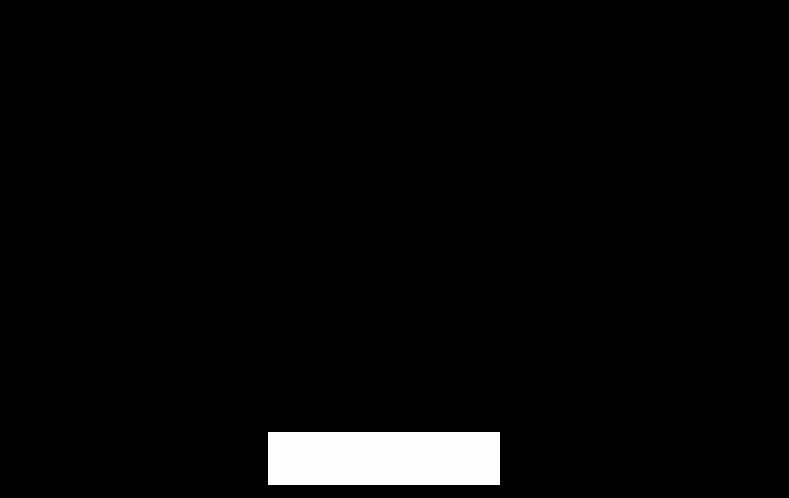
#> input picture webid_server/src/documentDestructor/masks/front/birthdate.jpg, 789 x 498 px
$ python start.py masks/front/birthdate.jpg masks/front/familyname.jpg
#> lines starting #> are read from the running program, lines starting #| are printed output that depends on the picture; after the words box and inside, x2 and y2 are one past the last pixel; in counts of white or black regions, pixels touching at a corner belong together

import sys
import numpy as np
import imutils
import cv2
import os

pathImage = sys.argv[1]
mode = sys.argv[2]

outputDir = "temporary/"

dowodRatio = 85.6/53.98
documentPos = []

threshold1 = [ 60, 150, 225 ]
threshold2 = [ 30, 120, 200 ]


# znajdowanie prostokata najbardziej przypominającego dowod
def findDowod(rectsArray, targetRatio) :
  bestRect = rectsArray[0]
  bestDelta = 1
  for rect in rectsArray :
    ratio = getRatio(rect)
    if abs(ratio-targetRatio) < bestDelta :
      bestDelta = abs(ratio-targetRatio)
      bestRect = rect
  return bestRect

# obliczanie proporcji prostokąta
def getRatio(rect) :
  pivot = rect[0]
  # distances = sorted(rect , key = np.linalg.norm(), reverse = True)
  distances = []
  for point in rect :
    distances.append(np.linalg.norm(pivot-point))
  sides = sorted(distances) [:3]
  aspectRatio = sides[2]/sides[1]
  return aspectRatio

# transformacja perspektywiczna
def wrapTransform(cnt, img) :

  pts = cnt.reshape(4,2)
  rect = np.zeros((4,2), dtype = "float32")

  sum = pts.sum(axis = 1)
  rect[0] = pts[np.argmin(sum)]
  rect[2] = pts[np.argmax(sum)]

  diff = np.diff(pts, axis = 1)
  rect[1] = pts[np.argmin(diff)]
  rect[3] = pts[np.argmax(diff)]

  (tl, tr, br, bl) = rect
  widthA = np.sqrt(((br[0] - bl[0]) ** 2) + ((br[1] - bl[1]) ** 2))
  widthB = np.sqrt(((tr[0] - tl[0]) ** 2) + ((tr[1] - tl[1]) ** 2))

  heightA = np.sqrt(((tr[0] - br[0]) ** 2) + ((tr[1] - br[1]) ** 2))
  heightB = np.sqrt(((tl[0] - bl[0]) ** 2) + ((tl[1] - bl[1]) ** 2))

  maxWidth = max(int(widthA), int(widthB))
  maxHeight = max(int(heightA), int(heightB))
  dst = np.array([
        [0, 0],
        [maxWidth - 1, 0],
        [maxWidth - 1, maxHeight - 1],
        [0, maxHeight - 1]], dtype = "float32")

  M = cv2.getPerspectiveTransform(rect, dst)
  wrap = cv2.warpPerspective(img, M, (maxWidth, maxHeight))

  return wrap

def cropFace(filename) :
  face = cv2.imread(outputDir+fileName+"/document.jpg")
  [[[281, 141]],[[ 20, 141]],[[ 20, 475]],[[281, 475]]]
  cropedFace = face[141:475, 20:281]
  cv2.imwrite(outputDir+fileName+"/face.jpg", cropedFace)
def cropFacePassport(filename) :
  face = cv2.imread(outputDir+fileName+"/document.jpg")
  [[[520, 288]],[[ 24, 288]],[[ 24, 876]],[[520, 876]]]
  cropedFace = face[288:876, 24:520]
  cv2.imwrite(outputDir+fileName+"/face.jpg", cropedFace)


#Start#################################################################################
img = cv2.imread(pathImage)
#> img is the input picture: shape (498, 789, 3); min 0, max 255, mean 8.9
ori = img.copy()
imgContours = img
if (mode =='passport') :
  document = ori
  fileName = (pathImage.split("/")[-1]).split(".")[0]
  fileName = (fileName.split("\\")[-1])
  if not os.path.exists(outputDir+fileName) :
    os.makedirs(outputDir+fileName)
  print("filename = "+fileName)
else :
  imgGray = cv2.cvtColor(img, cv2.COLOR_BGR2GRAY)
  img_blur = cv2.GaussianBlur(img,(5,5),1)

  for thr1 in threshold1 :
    for thr2 in threshold2 :
      edges = cv2.Canny(img_blur, thr1, thr2)
      kernel = np.ones((5, 5))
      imgDial = cv2.dilate(edges, kernel, iterations=2)
      imgThreshold = cv2.erode(imgDial, kernel, iterations=1)
      contours = cv2.findContours(imgThreshold, cv2.RETR_EXTERNAL, cv2.CHAIN_APPROX_SIMPLE)
      contours = imutils.grab_contours(contours)
      contours = sorted(contours, key= cv2.contourArea, reverse= True) [:10]
      for cnt in contours:
        if cv2.contourArea(cnt) > 5000:
          peri = cv2.arcLength(cnt, True)
          approx = cv2.approxPolyDP(cnt, 0.04 * peri, True)
          if len(approx) == 4:
            documentPos.append(approx)
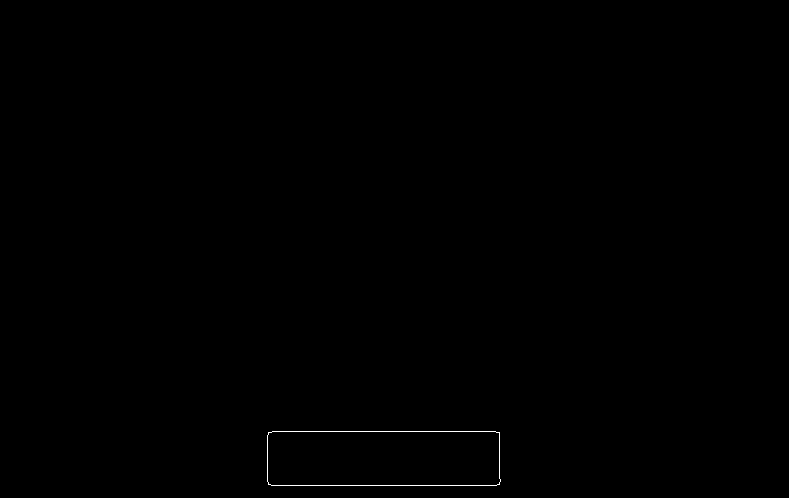
#> edges: shape (498, 789); 0.14% white in thin lines or dots, all inside (x1, y1, x2, y2) = (267, 431, 501, 486)
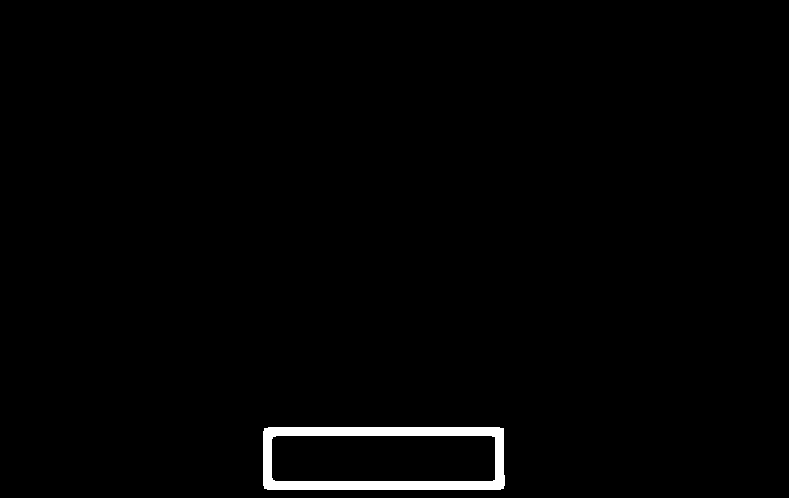
#> imgDial: shape (498, 789); 1.3% white; 1 white region, box (x1, y1, x2, y2) and area: (263, 427, 505, 490) 5153
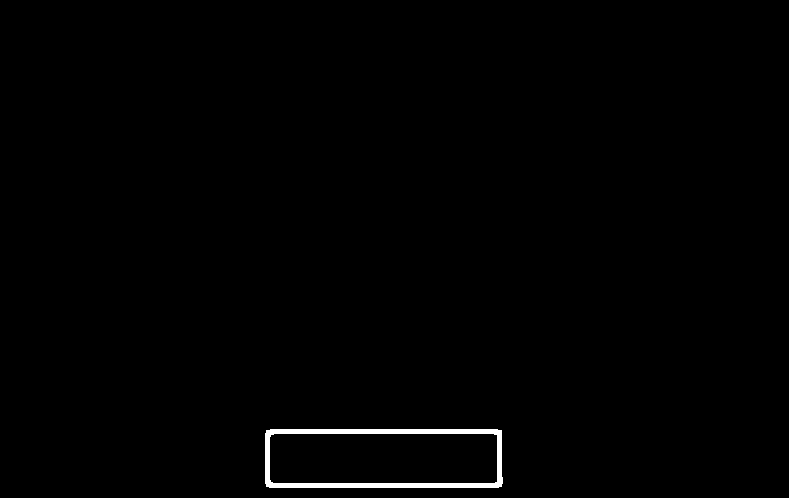
#> imgThreshold: shape (498, 789); 0.73% white; 1 white region
#> after the loop, documentPos = 9 contours; largest, box (x1, y1, x2, y2) and area: (265, 429, 503, 488) 12573, (265, 429, 503, 488) 12573, (265, 429, 503, 488) 12573, (265, 429, 503, 488) 12573, (265, 429, 503, 488) 12573
  #documentPos = sorted(documentPos, key= cv2.contourArea, reverse= True) [:1]
  if len(documentPos) :
    fileName = (pathImage.split("/")[-1]).split(".")[0]
    fileName = (fileName.split("\\")[-1])
    if not os.path.exists(outputDir+fileName) :
      os.makedirs(outputDir+fileName)
    dowodContur = findDowod(documentPos, dowodRatio)
#> in findDowod, `bestRect = rectsArray[0]`: bestRect = [[265, 433], [269, 487], [502, 483], [497, 429]]
#> the loop in findDowod, `for rect in rectsArray :` made 9 passes
#> after the loop in findDowod, `for rect in rectsArray :`: bestDelta = 1
#> dowodContur = [[265, 433], [269, 487], [502, 483], [497, 429]]

    print("filename = "+fileName)
    # [10 lines of commented-out code are left out]

    document = wrapTransform(dowodContur,ori)
#> in wrapTransform, `sum = pts.sum(axis = 1)`: sum = [698, 756, 985, 926]
#> in wrapTransform, `diff = np.diff(pts, axis = 1)`: diff = [168, 218, -19, -68]
#> in wrapTransform, `wrap = cv2.warpPerspective(img, M, (maxWidth, maxHeight))`:
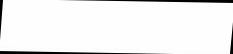
#> wrap: shape (54, 233, 3); min 0, max 255, mean 241.3
    docH = document.shape[0]
#> docH = 54
    docW = document.shape[1]
#> docW = 233

#nazyw mask
front = ["face.jpg","surname.jpg","names.jpg","familyname.jpg","parentsname.jpg","birthdate.jpg","sex.jpg"]
#
back = ["MRZ.jpg","id.jpg","birthplace.jpg","expirydate.jpg","inssuingauthority.jpg","issuedate.jpg","nationality.jpg","pesel.jpg"]
#
passport = ["BirthDate.jpg","BirthPlace.jpg","Code.jpg","ExpiryDate.jpg","face.jpg","ID.jpg","IssueAuthority.jpg","IssueDate.jpg","MRZ.jpg","Names.jpg","Nationality.jpg","Pesel.jpg","Sex.jpg","Signature.jpg","Surname.jpg","Type.jpg"]

# Wybor trybu
current = []
if ( mode == "front" ) :
  current = front
elif ( mode == "back") :
  current = back
elif ( mode == "passport") :
  current = passport
else :
#> (the run stopped early here; a loop or call above may not have finished)
